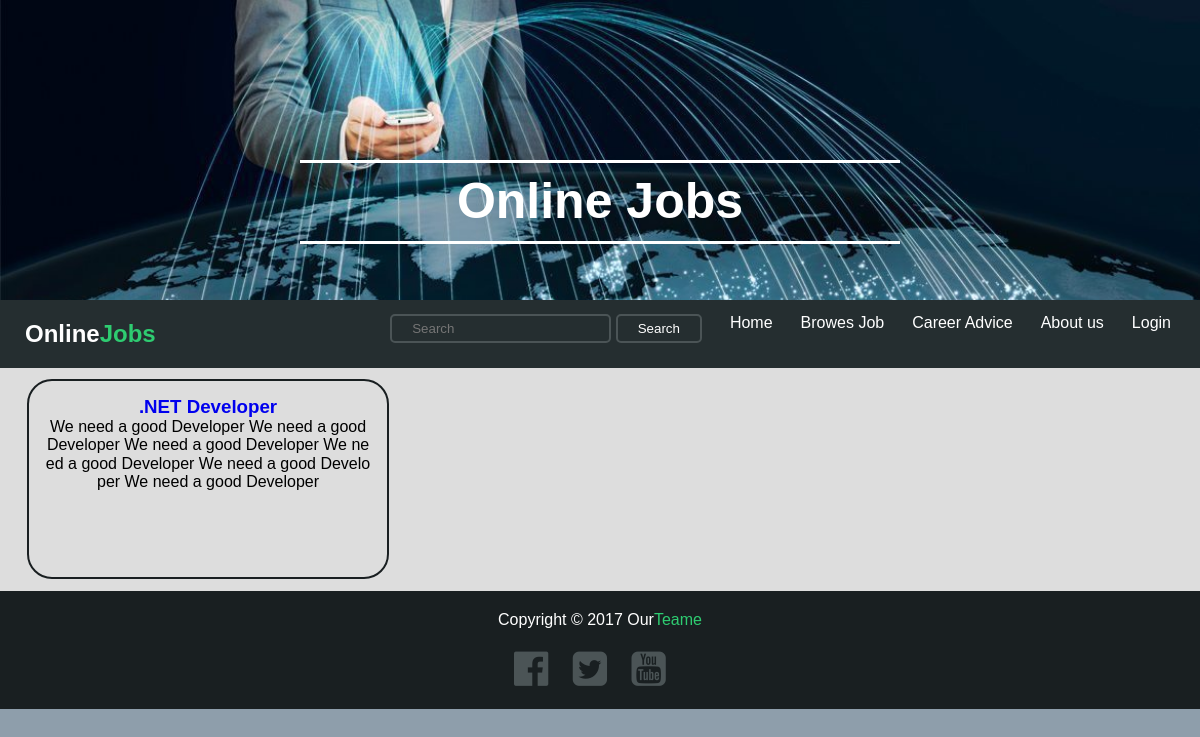
Screenshot of /App/View/BrowesJobs.php?id=1 with the database file from the repository.
### tables this page shows
CREATE TABLE `job_info` (
  `job_id` int(11) NOT NULL,
  `job_name` varchar(255) NOT NULL,
  `job_field` int(11) DEFAULT NULL,
  `job_salary` int(11) NOT NULL,
  `job_free_places` int(11) NOT NULL,
  `job_description` text NOT NULL,
  `job_date` datetime NOT NULL,
  `company_id` int(11) NOT NULL,
  `job_exp` int(11) NOT NULL
);

### App/model/getjob.php (called while the page is built, shortened)
<?php
class getjob {
    function GetDatabyID($tablename,$clo,$id){
        $dhb = new Database();
        $q = "SELECT * FROM `".$tablename."` Where `".$clo."`= '$id'";
        $stm = $dhb->prepare($q);
        $stm->execute();
        $result = $stm->fetchAll();
        return $result;
    }
}

### App/View/BrowesJobs.php (the view, shortened to what this page needs)
<?php
 include '../model/getjob.php';
 include 'HTML_B.php';
 include 'Header.php';
 include 'nav_bar.php';
 $result_job = new getjob();
 $id = @$_GET['id'];
  $result = $result_job->GetDatabyID("job_info","job_field", $id);
  echo'<div class="JOB_BROWES">
    <div class="container">';
           for($i =0;$i<count($result);$i++){
            echo'<div class ="div">';
            echo '<a class="a" href="page.php?id='.$result[$i]['job_id'].'"><h3>'.$result[$i]['job_name'].'</h3></a>';
            echo '<p id="p" >'.$result[$i]['job_description'].'</p><br>
            </div>';
}
   echo'
  </div>
</div>
';
 include 'Footer.php';
?>

### App/Resources/css/main.css (style rules this page uses)
* { margin: 0; padding: 0; box-sizing: border-box; }
body { font-family: sans-serif; }
.container { width: 1170px; margin: auto; }
.JOB_BROWES { width: 100%; background: #DDD; overflow: hidden; }
.div { background-image: url(Company.jpg); background-size: cover; text-align: center; border: 2px solid; border-color: #191f21; float: left; width: 31%; height: 200px; border-radius: 25px; padding: 15px; margin: 1%; text-overflow: ellipsis; word-break: break-all; }
a { cursor: pointer; }
body { background-color: #8e9eab; width: 100%; margin: auto; font-family: "Trebuchet MS", Helvetica, sans-serif; }
* { box-sizing: border-box; }
body { background-image: url('../IMG/BC8.jpg'); background-size: cover; width: 100%; margin: auto; font-family: "Trebuchet MS", Helvetica, sans-serif; }
a { text-decoration: none; cursor: pointer; }

### rows the page displays
job_info: job_name ".NET Developer", job_description "We need a good Developer We need a good Developer We need a good Developer We need a good Developer We need a good Developer We need a good Developer"
